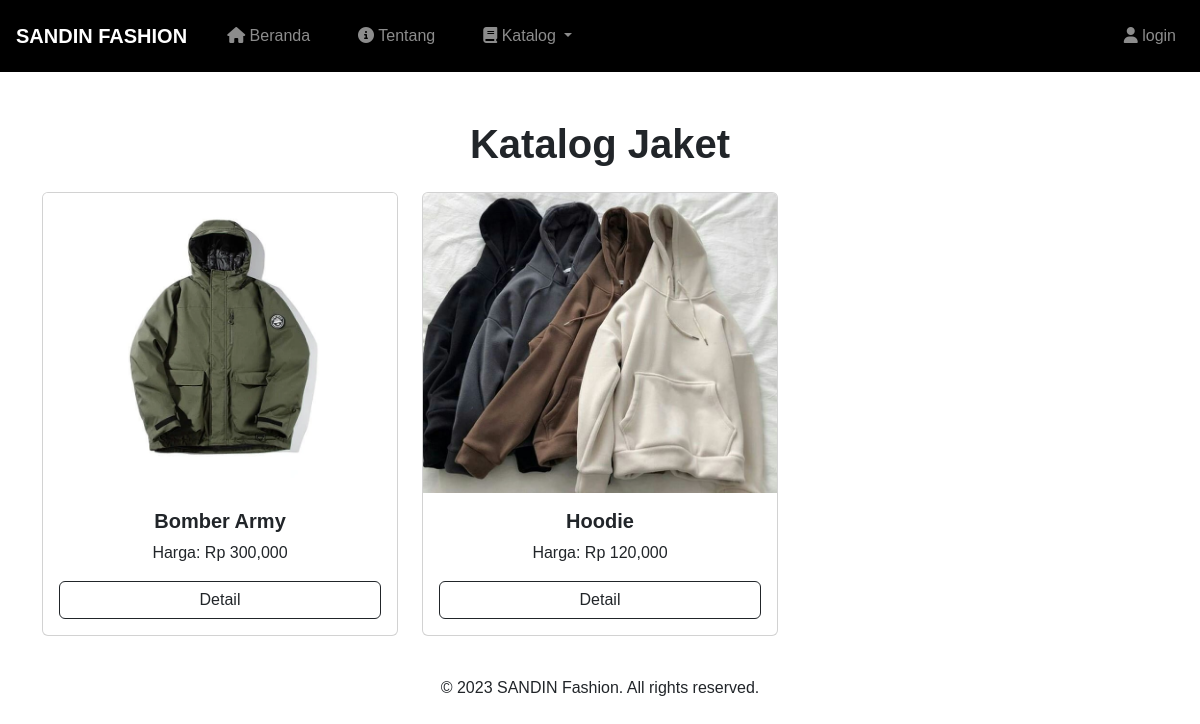
Screenshot of /katalog_jaket.php with the database file from the repository.
### tables this page shows
CREATE TABLE `katalog` (
  `id` int(11) NOT NULL,
  `nama` varchar(255) NOT NULL,
  `gambar` varchar(255) NOT NULL,
  `harga` decimal(10,2) NOT NULL,
  `deskripsi` text DEFAULT NULL,
  `kategori` varchar(20) NOT NULL
);

### katalog_jaket.php (the view, shortened to what this page needs)
<!DOCTYPE html>
<html lang="en">
<head>
    <link rel="stylesheet" href="https://cdn.jsdelivr.net/npm/bootstrap@5.3.2/dist/css/bootstrap.min.css">
</head>
<body>
    <?php include('navbar.php'); ?>
    <div class="container mt-5">
        <h1 class="text-center mb-4 fw-bolder" style="font-weight: bold !important;">Katalog Jaket</h1>
        <div class="row">
            <?php
            include('koneksi.php');
            $query = "SELECT * FROM katalog WHERE kategori = 'jaket'";
            $result = mysqli_query($koneksi, $query);
            while ($row = mysqli_fetch_assoc($result)) {
                echo "<div class='col-md-4 mb-4'>";
                echo "<div class='card'>";
                echo "<img src='uploads/" . $row['gambar'] . "' class='card-img-top' alt='" . $row['nama'] . "'>";
                echo "<div class='card-body text-center'>";
                echo "<h5 class='card-title fw-bold' style='font-weight: bold !important;'>" . $row['nama'] . "</h5>";
                echo "<p class='card-text'>Harga: Rp " . number_format($row['harga'],) . "</p>";
                echo "<button type='button' class='btn btn-outline-dark w-100' data-bs-toggle='modal' data-bs-target='#itemModal" . $row['id'] . "'>Detail</button>";
                echo "</div>";
                echo "</div>";
                echo "</div>";
            }
            ?>
        </div>
    </div>
    <footer class="text-center py-3">
        &copy; 2023 SANDIN Fashion. All rights reserved.
    </footer>
</body>
</html>

### katalog_jaket.php (style rules this page uses)
body { font-family: 'Montserrat', sans-serif; }
.card-img-top { height: 300px; object-fit: cover; }

### navbar.php (style rules this page uses)
body { font-family: 'Montserrat', sans-serif; }

### rows the page displays
katalog: gambar (picture), nama "Bomber Army", harga "300,000"
katalog: gambar (picture), nama "Hoodie", harga "120,000"
